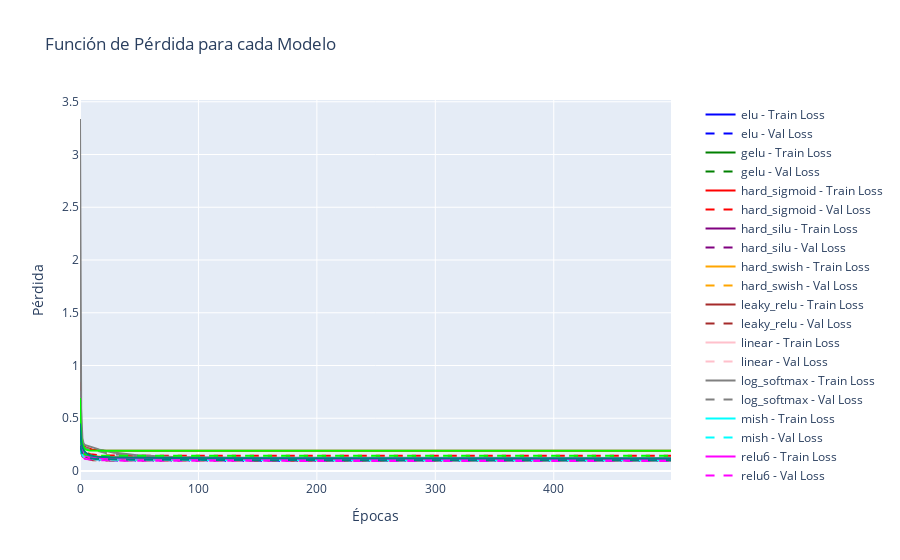

Notebook cell for this chart:
### Markdown cell above
<p> Al momento de graficar los valores de profundidad del hielo de la serie extraida y las predicciones generadas por el modelo de menor pérdida, encontramos diferencias inferiores a 0.3 m en la mayoría de registros (Registros verdes), no obstante, el error es significativo, lo cual puede explicarse por la capacidad de explicación de las variables de temperatura </p>

### Code cell
loss_traces = []
legend_names = []

plt.figure(figsize = (16, 6))
for func, color in zip(activation_functions, colors):
    loss_trace_train = go.Scatter(
        x = list(range(len(histories[func].history['loss']))),
        y = histories[func].history['loss'],
        mode = 'lines',
        name = f'{func} - Train Loss',
        line = dict(color=color)
    )
    loss_traces.append(loss_trace_train)
    legend_names.append(f'{func} - Train Loss')

    loss_trace_val = go.Scatter(
        x = list(range(len(histories[func].history['val_loss']))),
        y = histories[func].history['val_loss'],
        mode = 'lines',
        name = f'{func} - Val Loss',
        line = dict(color=color, dash='dash')
    )
    loss_traces.append(loss_trace_val)
    legend_names.append(f'{func} - Val Loss')

layout = go.Layout(
    title = 'Función de Pérdida para cada Modelo',
    xaxis = dict(title='Épocas'),
    yaxis = dict(title='Pérdida'),
    hovermode = 'closest',
    legend = dict(
        orientation="v",
        x = 1.05,
        y = 1
    )
)

fig = go.Figure(data=loss_traces, layout=layout)
fig.show()

### Figure 1 — Plotly figure (JSON) as saved in the notebook; plotly's stock layout.template omitted (floating-point values rounded to 4 significant figures; data arrays with more than 128 entries replaced by an {"elided": "..."} marker saying what was removed)
{"data": [{"line": {"color": "blue"}, "mode": "lines", "name": "elu - Train Loss", "type": "scatter", "x": {"elided": "500 int values"}, "y": {"elided": "500 float values"}}, {"line": {"color": "blue", "dash": "dash"}, "mode": "lines", "name": "elu - Val Loss", "type": "scatter", "x": {"elided": "500 int values"}, "y": {"elided": "500 float values"}}, {"line": {"color": "green"}, "mode": "lines", "name": "gelu - Train Loss", "type": "scatter", "x": {"elided": "500 int values"}, "y": {"elided": "500 float values"}}, {"line": {"color": "green", "dash": "dash"}, "mode": "lines", "name": "gelu - Val Loss", "type": "scatter", "x": {"elided": "500 int values"}, "y": {"elided": "500 float values"}}, {"line": {"color": "red"}, "mode": "lines", "name": "hard_sigmoid - Train Loss", "type": "scatter", "x": {"elided": "500 int values"}, "y": {"elided": "500 float values"}}, {"line": {"color": "red", "dash": "dash"}, "mode": "lines", "name": "hard_sigmoid - Val Loss", "type": "scatter", "x": {"elided": "500 int values"}, "y": {"elided": "500 float values"}}, {"line": {"color": "purple"}, "mode": "lines", "name": "hard_silu - Train Loss", "type": "scatter", "x": {"elided": "500 int values"}, "y": {"elided": "500 float values"}}, {"line": {"color": "purple", "dash": "dash"}, "mode": "lines", "name": "hard_silu - Val Loss", "type": "scatter", "x": {"elided": "500 int values"}, "y": {"elided": "500 float values"}}, {"line": {"color": "orange"}, "mode": "lines", "name": "hard_swish - Train Loss", "type": "scatter", "x": {"elided": "500 int values"}, "y": {"elided": "500 float values"}}, {"line": {"color": "orange", "dash": "dash"}, "mode": "lines", "name": "hard_swish - Val Loss", "type": "scatter", "x": {"elided": "500 int values"}, "y": {"elided": "500 float values"}}, {"line": {"color": "brown"}, "mode": "lines", "name": "leaky_relu - Train Loss", "type": "scatter", "x": {"elided": "500 int values"}, "y": {"elided": "500 float values"}}, {"line": {"color": "brown", "dash": "dash"}, "mode": "lines", "name": "leaky_relu - Val Loss", "type": "scatter", "x": {"elided": "500 int values"}, "y": {"elided": "500 float values"}}, {"line": {"color": "pink"}, "mode": "lines", "name": "linear - Train Loss", "type": "scatter", "x": {"elided": "500 int values"}, "y": {"elided": "500 float values"}}, {"line": {"color": "pink", "dash": "dash"}, "mode": "lines", "name": "linear - Val Loss", "type": "scatter", "x": {"elided": "500 int values"}, "y": {"elided": "500 float values"}}, {"line": {"color": "gray"}, "mode": "lines", "name": "log_softmax - Train Loss", "type": "scatter", "x": {"elided": "500 int values"}, "y": {"elided": "500 float values"}}, {"line": {"color": "gray", "dash": "dash"}, "mode": "lines", "name": "log_softmax - Val Loss", "type": "scatter", "x": {"elided": "500 int values"}, "y": {"elided": "500 float values"}}, {"line": {"color": "cyan"}, "mode": "lines", "name": "mish - Train Loss", "type": "scatter", "x": {"elided": "500 int values"}, "y": {"elided": "500 float values"}}, {"line": {"color": "cyan", "dash": "dash"}, "mode": "lines", "name": "mish - Val Loss", "type": "scatter", "x": {"elided": "500 int values"}, "y": {"elided": "500 float values"}}, {"line": {"color": "magenta"}, "mode": "lines", "name": "relu6 - Train Loss", "type": "scatter", "x": {"elided": "500 int values"}, "y": {"elided": "500 float values"}}, {"line": {"color": "magenta", "dash": "dash"}, "mode": "lines", "name": "relu6 - Val Loss", "type": "scatter", "x": {"elided": "500 int values"}, "y": {"elided": "500 float values"}}, {"line": {"color": "lime"}, "mode": "lines", "name": "softmax - Train Loss", "type": "scatter", "x": {"elided": "500 int values"}, "y": {"elided": "500 float values"}}, {"line": {"color": "lime", "dash": "dash"}, "mode": "lines", "name": "softmax - Val Loss", "type": "scatter", "x": {"elided": "500 int values"}, "y": {"elided": "500 float values"}}, {"line": {"color": "teal"}, "mode": "lines", "name": "swish - Train Loss", "type": "scatter", "x": {"elided": "500 int values"}, "y": {"elided": "500 float values"}}, {"line": {"color": "teal", "dash": "dash"}, "mode": "lines", "name": "swish - Val Loss", "type": "scatter", "x": {"elided": "500 int values"}, "y": {"elided": "500 float values"}}], "layout": {"hovermode": "closest", "legend": {"orientation": "v", "x": 1.05, "y": 1}, "title": {"text": "Función de Pérdida para cada Modelo"}, "xaxis": {"title": {"text": "Épocas"}}, "yaxis": {"title": {"text": "Pérdida"}}}}
